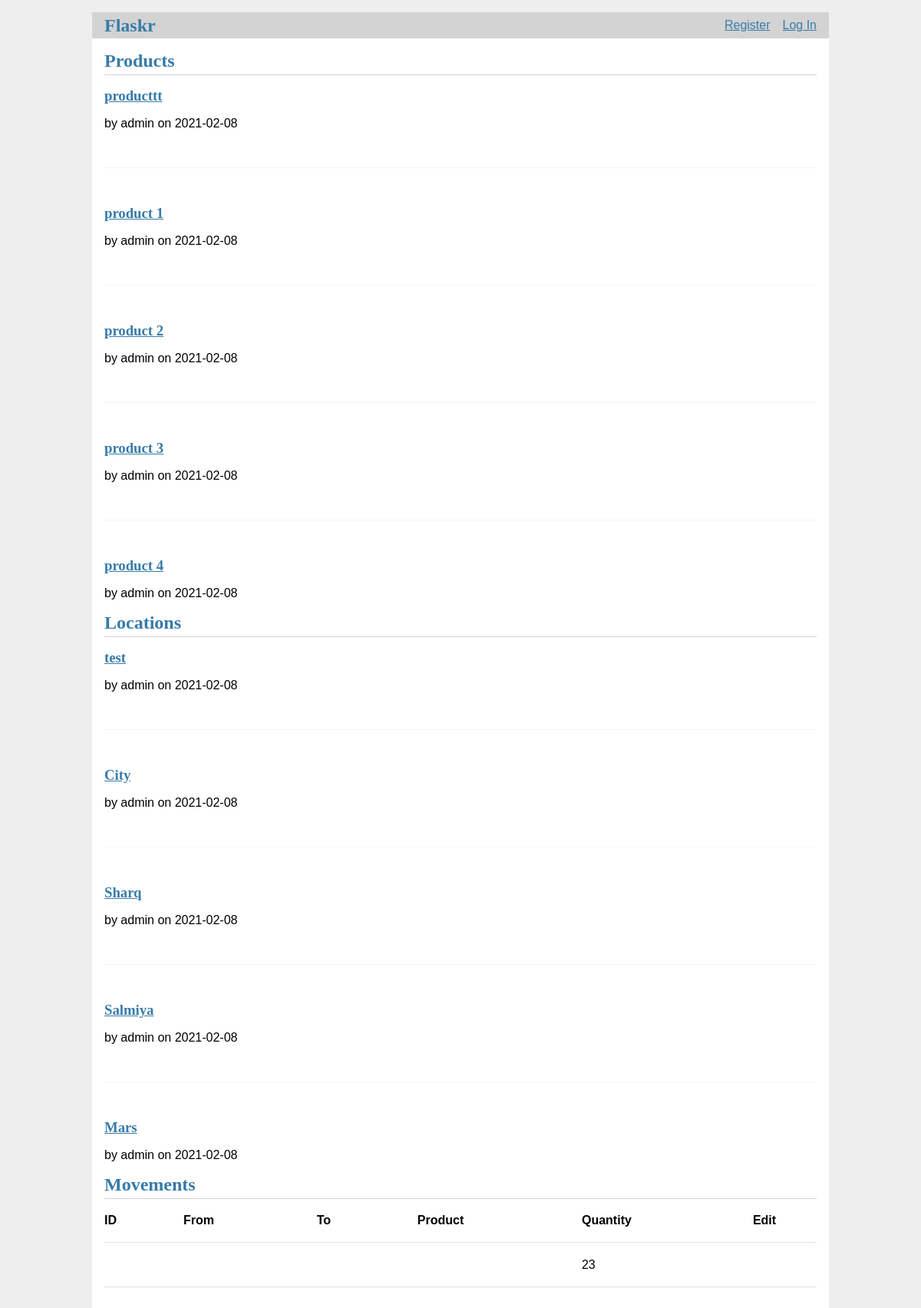
The page / on the database its author committed.
### tables this page shows
CREATE TABLE product (
    id INTEGER PRIMARY KEY AUTOINCREMENT,
    author_id INTEGER NOT NULL,
    productName TEXT NOT NULL,
    created TIMESTAMP NOT NULL DEFAULT CURRENT_TIMESTAMP,
    FOREIGN KEY (author_id) REFERENCES user (id)
    );

CREATE TABLE user (
    id INTEGER PRIMARY KEY AUTOINCREMENT,
    username TEXT UNIQUE NOT NULL,
    password TEXT NOT NULL);

CREATE TABLE location (
    id INTEGER PRIMARY KEY AUTOINCREMENT,
    author_id INTEGER NOT NULL,
    locationName INTEGER NOT NULL,
    created TIMESTAMP NOT NULL DEFAULT CURRENT_TIMESTAMP,
    FOREIGN KEY (author_id) REFERENCES user (id)
    );

CREATE TABLE movements (
    id INTEGER PRIMARY KEY AUTOINCREMENT,
    author_id INTEGER NOT NULL,
    from_location INTEGER NOT NULL,
    to_location INTEGER NOT NULL,
    product_id INTEGER NOT NULL,
    qty INTEGER NOT NULL,
    created TIMESTAMP NOT NULL DEFAULT CURRENT_TIMESTAMP,

    FOREIGN KEY (from_location) REFERENCES location (id)
    FOREIGN KEY (to_location) REFERENCES location (id)
    FOREIGN KEY (product_id) REFERENCES product (id)
    FOREIGN KEY (author_id) REFERENCES user (id)
    );

### flaskr/admin.py (the view)
@bp.route('/')
def index():
    db = get_db()
    products = db.execute(
        'SELECT p.id, productName, created, author_id, username'
        ' FROM product p JOIN user u ON p.author_id = u.id'
        ' ORDER BY created DESC'
    ).fetchall()
    locations = db.execute(
        'SELECT l.id, locationName, created, author_id, username'
        ' FROM location l JOIN user u ON l.author_id = u.id'
        ' ORDER BY created DESC'
    ).fetchall()
    movements = db.execute(
        'SELECT m.id, from_location, to_location, product_id, qty, created, author_id, username'
        ' FROM movements m JOIN '
        ' user u ON m.author_id = u.id'
        # ' FROM movements m JOIN
        # 'location l ON m.from_location = l.id,'
        # ' FROM movements m JOIN
        # 'location l ON m.to_location = l.id,'
        # ' FROM movements m JOIN
        # 'product p ON m.product_id = p.id'
        ' ORDER BY created DESC'
    ).fetchall()
    return render_template('admin/index.html', products=products, locations=locations, movements=movements)

### flaskr/auth.py (called while the page is built)
@bp.before_app_request
def load_logged_in_user():
    user_id = session.get('user_id')
    if user_id is None:
        g.user = None
    else:
	    g.user = get_db().execute('SELECT * FROM user WHERE id = ?', (user_id,)).fetchone()

### flaskr/db.py (called while the page is built)
def get_db():
    if 'db' not in g:
        g.db = sqlite3.connect(
        current_app.config['DATABASE'],
        detect_types=sqlite3.PARSE_DECLTYPES
        )
        g.db.row_factory = sqlite3.Row
    return g.db

### flaskr/templates/admin/index.html (shortened to what this page needs)
{% extends 'base.html' %}
{% block header %}
  <h1>{% block title %}Products{% endblock %}</h1>
{% endblock %}
{% block content %}
  {% for product in products %}
    <article class="product">
      <header>
        <div>
          <h1><a href="{{ url_for('admin.viewproduct', id=product['id']) }}">{{ product['productName'] }}</a></h1>
          <div class="about">by {{ product['username'] }} on {{ product['created'].strftime('%Y-%m-%d') }}</div>
        </div>
      </header>
    </article>
    {% if not loop.last %}
      <hr>
    {% endif %}
  {% endfor %}
  <header>
  <h1>Locations</h1>
  </header>
  {% for location in locations %}
    <article class="location">
      <header>
        <div>
          <h1><a href="{{ url_for('admin.viewlocation', id=location['id']) }}">{{ location['locationName'] }} </a></h1>
          <div class="about">by {{ location['username'] }} on {{ location['created'].strftime('%Y-%m-%d') }}</div>
        </div>
      </header>
    </article>
    {% if not loop.last %}
      <hr>
    {% endif %}
  {% endfor %}
  <header>
  <h1>Movements</h1>
  </header>
    <article class="movement">
      <header>
        <table>
        <thead><tr>
            <th class="column_name">ID</th>
            <th class="column_name">From</th>
            <th class="column_name">To</th>
            <th class="column_name">Product</th>
            <th class="column_name">Quantity</th>
            <th class="column_name">Edit</th>
        </tr>
        </thead>
        {% for movement in movements %}
        <tbody>
        <tr>
            <td>{{ movement['movement_id'] }}</td>
            <td>{{ movement['from'] }}</td>
            <td>{{ movement['to'] }}</td>
            <td>{{ movement['product'] }}</td>
            <td>{{ movement['qty'] }}</td>
            <td></td>
        </tr>
    </tbody></table>
      </header>
    </article>
  {% endfor %}
{% endblock %}

### flaskr/templates/base.html (shortened to what this page needs)
<!doctype html>
<link rel="stylesheet" href="{{ url_for('static', filename='style.css') }}">
<nav>
  <h1><a href="{{ url_for('admin.index') }}">Flaskr</a></h1>
  <ul>
    {% if g.user %}
      <li><span>{{ g.user['username'] }}</span>
      <li><a href="{{ url_for('auth.logout') }}">Log Out</a>
    {% else %}
      <li><a href="{{ url_for('auth.register') }}">Register</a>
      <li><a href="{{ url_for('auth.login') }}">Log In</a>
    {% endif %}
  </ul>
</nav>
<section class="content">
  <header>
    {% block header %}{% endblock %}
  </header>
  {% block content %}{% endblock %}
</section>

### flaskr/static/style.css (style rules this page uses)
h1 { font-family: serif; color: #377ba8; margin: 1rem 0; }
a { color: #377ba8; }
hr { border: none; border-top: 1px solid lightgray; }
nav { background: lightgray; display: flex; align-items: center; padding: 0 0.5rem; }
nav h1 { flex: auto; margin: 0; }
nav h1 a { text-decoration: none; padding: 0.25rem 0.5rem; }
nav ul { display: flex; list-style: none; margin: 0; padding: 0; }
nav ul li a, nav ul li span, header .action { display: block; padding: 0.5rem; }
.content { padding: 0 1rem 1rem; }
.content > header { border-bottom: 1px solid lightgray; display: flex; align-items: flex-end; }
.content > header h1 { flex: auto; margin: 1rem 0 0.25rem 0; }
.content:last-child { margin-bottom: 0; }
table { border-spacing: 0; display: block; overflow-x: auto; text-align: left; width: 100%; margin-bottom: 2.5rem; }
td, th { border-bottom: 0.1rem solid #e1e1e1; padding: 1.2rem 1.5rem; }
td:first-child, th:first-child { padding-left: 0; }
td:last-child, th:last-child { padding-right: 0; }
@media (min-width: 40rem) { table { display: table; overflow-x: initial; } }
hr { border: 0; border-top: 0.1rem solid #f4f5f6; margin: 3.0rem 0; }

### rows shown on the page
product: productName "producttt", username "admin", created "2021-02-08"
product: productName "product 1", username "admin", created "2021-02-08"
product: productName "product 2", username "admin", created "2021-02-08"
product: productName "product 3", username "admin", created "2021-02-08"
product: productName "product 4", username "admin", created "2021-02-08"
location: locationName "test", username "admin", created "2021-02-08"
location: locationName "City", username "admin", created "2021-02-08"
location: locationName "Sharq", username "admin", created "2021-02-08"
location: locationName "Salmiya", username "admin", created "2021-02-08"
location: locationName "Mars", username "admin", created "2021-02-08"
movements: qty "23"
